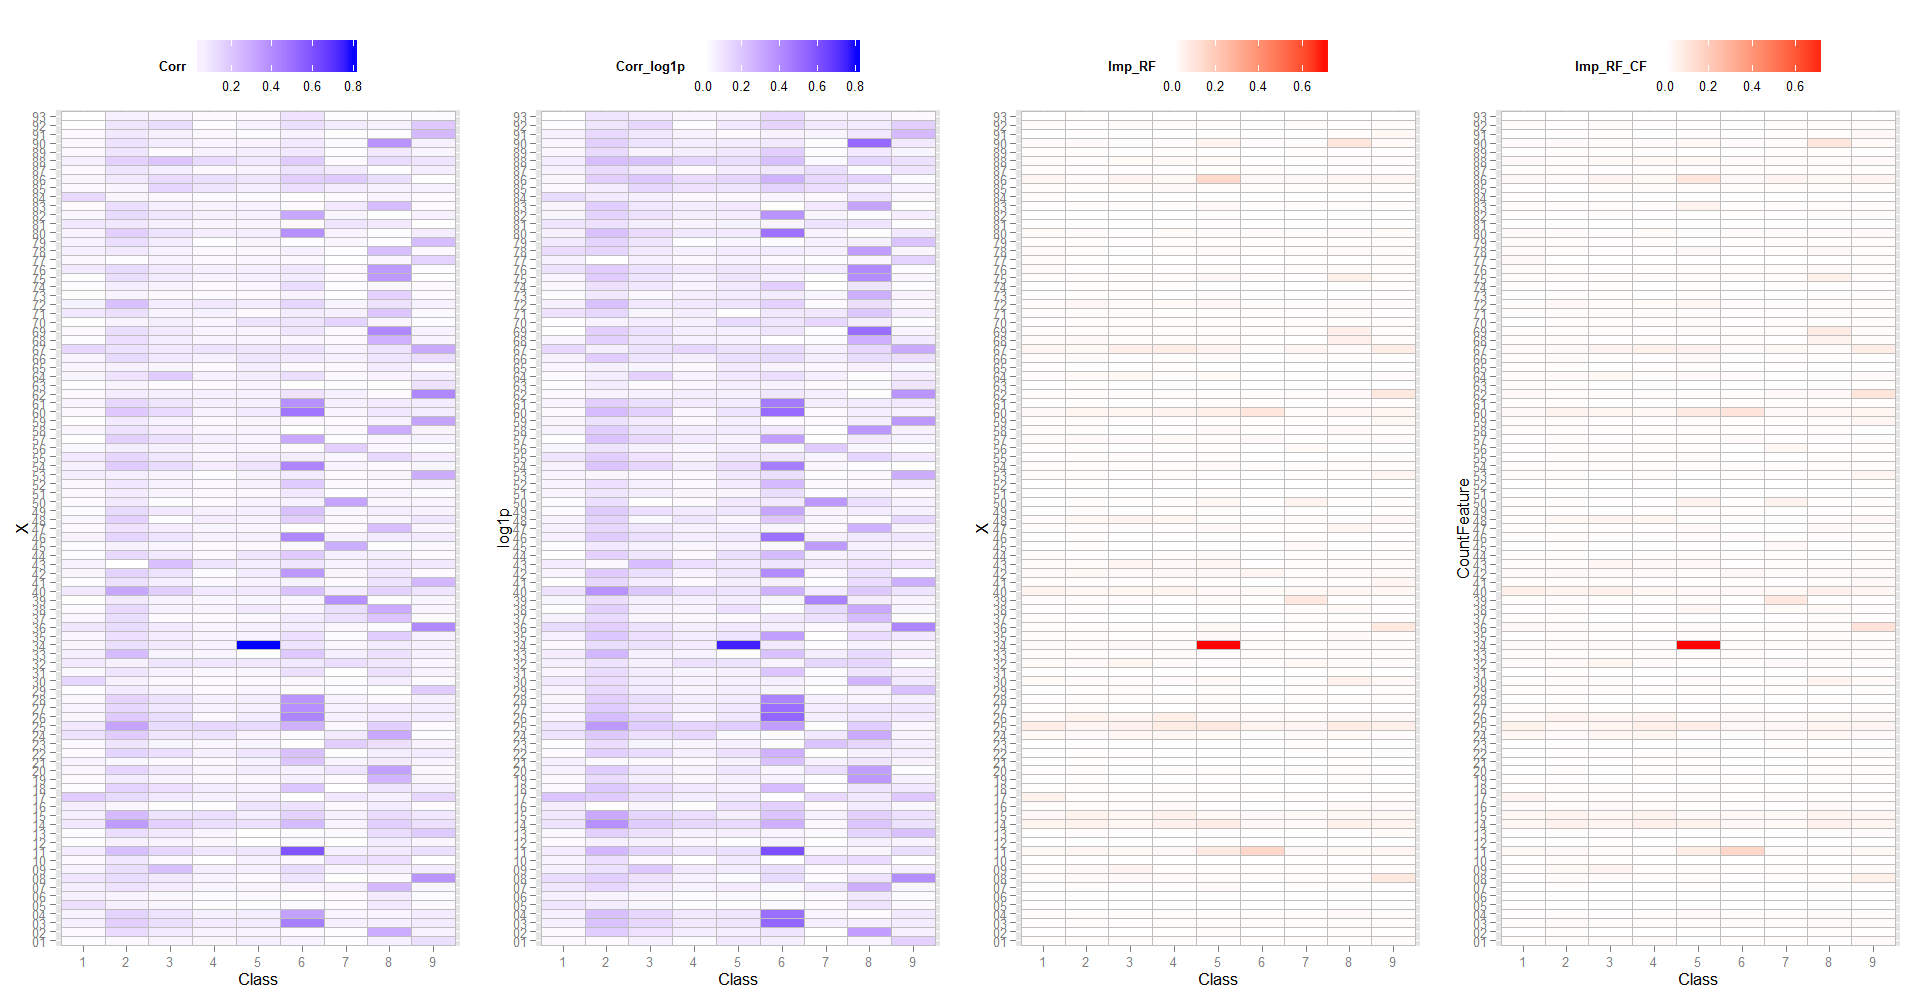

Write R code to recreate this figure.
setwd('D:/Projects/data_science/nanodegree_data_analyst/ndgree/project3/otto_classify')
source('init.R')

```{r}
fname <- "feature_importance.png"


heatmapMatrix <- function(mat, xlab = "X", ylab = "Y", zlab = "Z", low = "white", high = "black",
                          grid = "grey", limits = NULL, legend.position = "top", colours = NULL){
  nr <- nrow(mat)
  nc <- ncol(mat)
  rnames <- rownames(mat)
  cnames <- colnames(mat)
  if(is.null(rnames)) rnames <- paste(xlab, 1:nr, sep = "_")
  if(is.null(cnames)) cnames <- paste(ylab, 1:nc, sep = "_")
  x <- rep(rnames, nc)
  y <- rep(cnames, each = nr)
  df <- data.frame(factor(x, levels = unique(x)),
                   factor(y, levels = unique(y)),
                   as.vector(mat))
  colnames(df) <- c(xlab, ylab, zlab)
  p <- ggplot(df, aes_string(ylab, xlab)) +
    geom_tile(aes_string(fill = zlab), colour = grid) +
    theme(legend.position=legend.position)
  if(is.null(colours)){
    p + scale_fill_gradient(low = low, high = high, limits = limits)
  }else{
    p + scale_fill_gradientn(colours = colours)
  }
}

# x: a vector of integer values
countFeature <- function(x){
  tbl <- table(x)
  idx <- as.integer(names(tbl))
  offset <- 1 - min(idx)
  vals <- rep(0, max(idx))
  vals[idx + offset] <- tbl
  vals[x + offset]
}

cat("Loading data\n")
training <- train

cat("Data initialization\n\n")
X <- training[2:94]
y <- training$target
yMat <- model.matrix(~ target - 1, training)
colnames(yMat) <- 1:9

# Log1p
X2 <- log1p(X)

# Count feature
X.cf <- apply(X, 2, countFeature)

cat("Class-wise feature importance calculations\n")

cat("  Correlation\n")
linearCor <- abs(cor(X, yMat))

cat("  Correlation on log1p(X)\n")
loglinearCor <- abs(cor(X2, yMat))

cat("  Feature importance by randomForest\n")
model <- randomForest(X, y, ntree = 10, mtry = 10, importance = TRUE)
RfImp <- model$importance[,1:9]

cat("  Feature importance by randomForest on Count Features\n\n")
model <- randomForest(X.cf, y, ntree = 10, mtry = 10, importance = TRUE)
RfImp.CF <- model$importance[,1:9]


str93 <- formatC(1:93, width=2, flag=0)
rownames(RfImp.CF) <- rownames(RfImp) <- rownames(linearCor) <- rownames(loglinearCor) <- str93
colnames(RfImp) <- colnames(RfImp.CF) <- 1:9

p1 <- heatmapMatrix(linearCor, xlab = "X", ylab = "Class", zlab = "Corr", high = "blue")
p2 <- heatmapMatrix(loglinearCor, xlab = "log1p", ylab = "Class", zlab = "Corr_log1p", high = "blue",
                    limits = c(0, max(linearCor)))
p3 <- heatmapMatrix(RfImp, xlab = "X", ylab = "Class", zlab = "Imp_RF", high = "red")
p4 <- heatmapMatrix(RfImp.CF, xlab = "CountFeature", ylab = "Class", zlab = "Imp_RF_CF", high = "red")
#grid.arrange(p1, p2, p3, p4,, ncol = 4)
g <- arrangeGrob(p1, p2, p3, p4, ncol = 4)

cat("Saving 1920 x 1000 image \n")
ggsave(fname, g, dpi = 100, width = 19.2, height = 10, units="in")
```